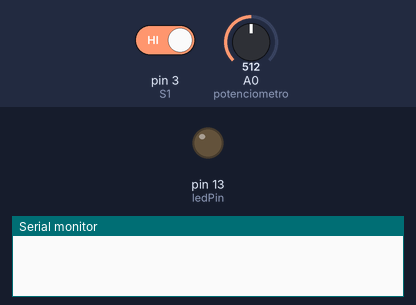
Recording of a sketch running on a simulated Arduino Uno, built with avr-gcc and run on an emulated ATmega328P. On the bench: output pins drawn as LEDs (lit = HIGH), the last lines printed to the serial monitor. The inputs (shaded band) are chosen by the test bench; at power-on: pin 3 (S1) HIGH, A0 (potenciometro) = 512.

Above: at 1.2 s.
1.3 s: pin 3 (S1) driven LOW
3.8 s: A0 (potenciometro) set to 43
5.5 s: A0 (potenciometro) set to 35
At 6.9 s:
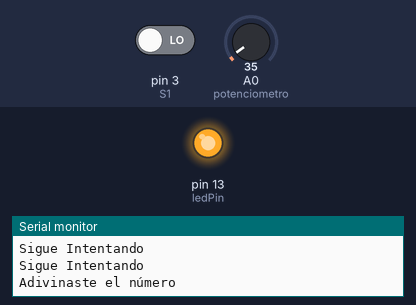
8.5 s: A0 (potenciometro) set to 10
At 10.4 s:
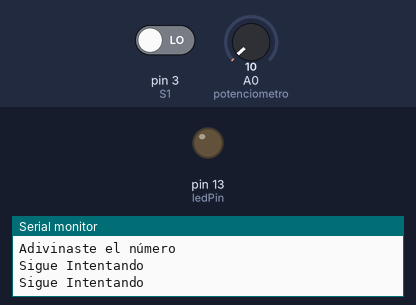
10.8 s: A0 (potenciometro) set to 30
At 12.0 s:
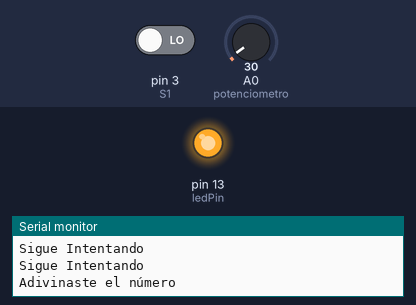
Timing chart, 0 to 13.8 s (numbered marks = the images above; inputs shaded):
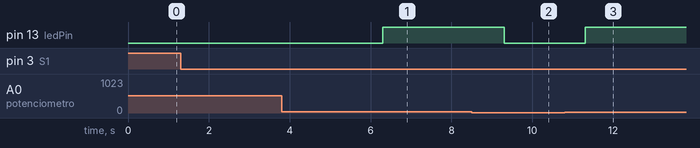

The sketch:

numero_secreto.ino
```cpp
int S1 = 3;
int ledPin = 13;
int Press = 0;
int potenciometro = A0;
int numeroSecreto = 50;
bool presionado;

void setup() {
  pinMode(S1, INPUT);
  pinMode(ledPin, OUTPUT);
  pinMode(potenciometro, INPUT);
  Serial.begin (9600);
  potenciometro = map(numeroSecreto, 0, 1023 , 0, 255);
}

void loop() {
  Press = digitalRead(S1);
  potenciometro = analogRead(A0);
  if (!Press) {
    presionado = true;
    if (potenciometro > 20 && potenciometro < 40 && presionado == true) {


      digitalWrite(ledPin, HIGH);
      Serial.println ("Adivinaste el número");
      delay (1000);
      digitalWrite(ledPin, LOW);
      presionado = false;
    }
    else
    {
      Serial.println ("Sigue Intentando");
      delay (1000);
    }
  }
}
```

Measured:
- the behaviour switches between 40 and 39 on A0 (potenciometro) (found by bisection; images 0 and 1)
- after the input at 5.5 s, pin 13 (ledPin): LOW → HIGH after 0.80 s
- after the input at 8.5 s, pin 13 (ledPin): HIGH → LOW after 0.80 s
- after the input at 10.8 s, pin 13 (ledPin): LOW → HIGH after 0.50 s
